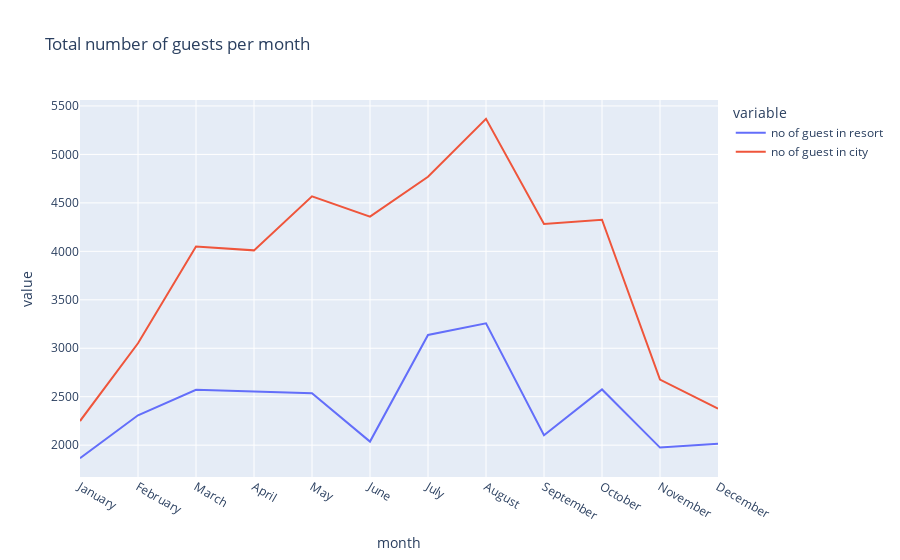

The cell this chart's notebook holds for it:
### Code cell
px.line(data_frame=final_rush_data, x='month', y=['no of guest in resort', 'no of guest in city'], title='Total number of guests per month')

### Figure 1 — Plotly figure (JSON) as saved in the notebook; plotly's stock layout.template omitted (floating-point values rounded to 4 significant figures)
{"data": [{"hovertemplate": "variable=no of guest in resort<br>month=%{x}<br>value=%{y}<extra></extra>", "legendgroup": "no of guest in resort", "line": {"color": "#636efa", "dash": "solid"}, "marker": {"symbol": "circle"}, "mode": "lines", "name": "no of guest in resort", "orientation": "v", "showlegend": true, "type": "scatter", "x": ["January", "February", "March", "April", "May", "June", "July", "August", "September", "October", "November", "December"], "xaxis": "x", "y": [1866, 2308, 2571, 2550, 2535, 2037, 3137, 3257, 2102, 2575, 1975, 2014], "yaxis": "y"}, {"hovertemplate": "variable=no of guest in city<br>month=%{x}<br>value=%{y}<extra></extra>", "legendgroup": "no of guest in city", "line": {"color": "#EF553B", "dash": "solid"}, "marker": {"symbol": "circle"}, "mode": "lines", "name": "no of guest in city", "orientation": "v", "showlegend": true, "type": "scatter", "x": ["January", "February", "March", "April", "May", "June", "July", "August", "September", "October", "November", "December"], "xaxis": "x", "y": [2249, 3051, 4049, 4010, 4568, 4358, 4770, 5367, 4283, 4326, 2676, 2377], "yaxis": "y"}], "layout": {"legend": {"title": {"text": "variable"}, "tracegroupgap": 0}, "title": {"text": "Total number of guests per month"}, "xaxis": {"anchor": "y", "domain": [0, 1], "title": {"text": "month"}}, "yaxis": {"anchor": "x", "domain": [0, 1], "title": {"text": "value"}}}}
